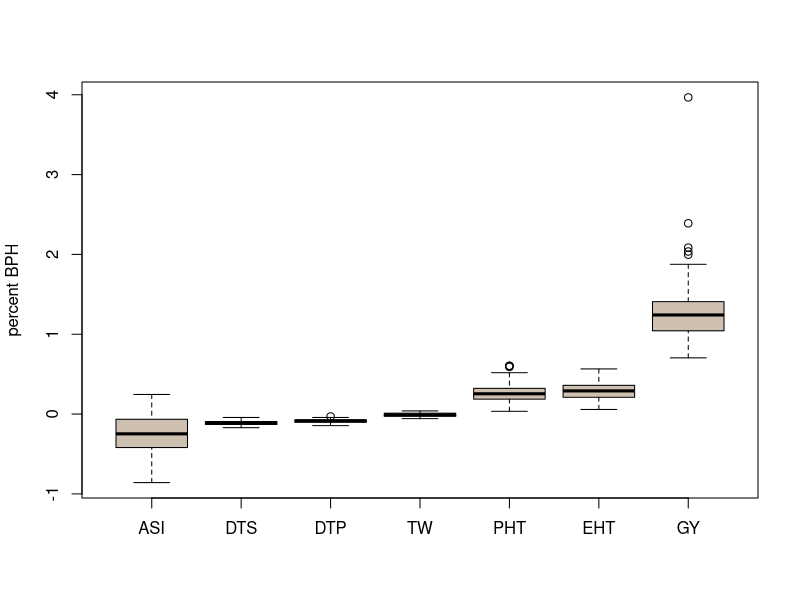

This figure's R source:
# Jinliang Yang
# Octo. 27th, 2014
# purpose: levels of heterosis


#######
plot_loh <- function(trait=trait, ...){
  trait$pMPH <- trait$pMPH
  trait$pBPHmax <- trait$pBPHmax
  #trait$pBPHmin <- abs(trait$pBPHmin)
  #par(mfrow=c(1,2))
  #bymed <- with(trait, reorder(trait, pMPH, median))
  #boxplot(BPHmax ~ bymed, data=trait,
  #        xlab = "phenotypic traits", ylab= "BPH", col="lightgray", 
  #        main="better parental heterosis")
  
  bymed2 <- with(trait, reorder(trait, pBPHmax, median))
  boxplot(pBPHmax ~ bymed2, data=trait,
          xlab = "", ylab= "percent BPH", col="antiquewhite3", 
          main="")
  return(trait)
}
##### note: change to abs value
trait <- read.csv("data/trait_matrix.csv")
trait[trait$trait == "ASI", ]$pBPHmax <- trait[trait$trait == "ASI", ]$pBPHmin
#trait[trait$trait == "ASI", ]$BPHmax <- trait[trait$trait == "ASI", ]$BPHmin

pdf("graphs/Fig1b.pdf", width=5, height=5)
trait <- plot_loh(trait=trait)
dev.off()

####>>>>
mean(trait$BPHmax)
sd(trait$BPHmax)
mean(trait$pBPHmax) #0.33
sd(trait$pBPHmax) #0.45

mean(subset(trait, trait == "GY")$BPHmax) #95.01229 
sd(subset(trait, trait == "GY")$BPHmax) #16
